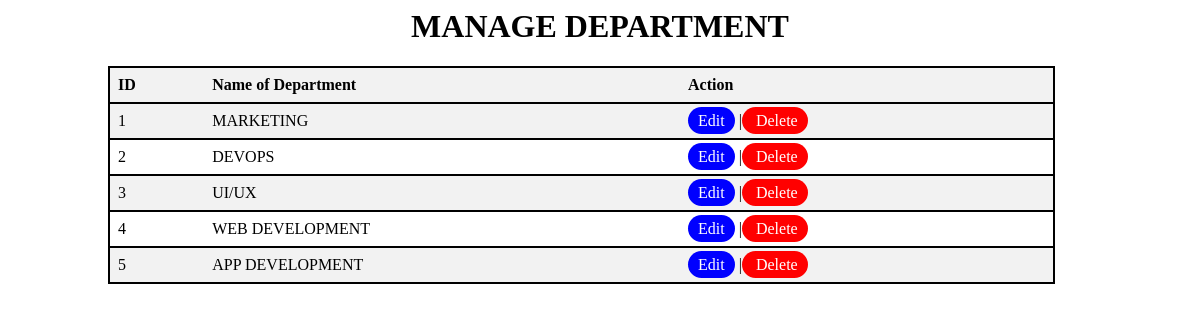
Page /admin/managedepart.php (signed in) on the committed database.
### tables this page shows
CREATE TABLE IF NOT EXISTS `department_tbl` (
  `id` int(11) NOT NULL AUTO_INCREMENT,
  `department_name` varchar(50) NOT NULL,
  `added_on` timestamp NOT NULL DEFAULT CURRENT_TIMESTAMP ON UPDATE CURRENT_TIMESTAMP,
  PRIMARY KEY (`id`)
);

### admin/managedepart.php (the view, shortened to what this page needs)
<head>
</head>
<?php
include"config.php";
$sql = "SELECT * FROM department_tbl";
$result = mysqli_query($conn, $sql);
if (mysqli_num_rows($result) > 0) {
    echo"<h1>MANAGE DEPARTMENT</h1>";
    echo "<table>";
    echo "<tr>
    <th>ID</th>
    <th>Name of Department</th>
    <th> Action</th>
    </tr>";
       while ($row = mysqli_fetch_assoc($result)) {
        echo "<tr>
        <td>".$row["id"]."</td>
        <td>".$row["department_name"]."</td>";
        echo "<td><span class='edit'><a href='edit_depart.php?id=".$row["id"]."'>Edit</a></span> |<span class='delete'> <a href='delete_depart.php?id=".$row["id"]."'>Delete</a></span></td>
        </tr>";
    }
    echo "</table>";
} else {
    echo "No data found";
}
?>

### admin/managedepart.php (style rules this page uses)
h1 { text-align: CENTER; align-content: center; }
table { border-collapse: collapse; border-spacing: 0; width: 80%; border: 2px solid; margin-left: 100px; }
th, td { text-align: left; padding: 8px; }
th { background-color: #f2f2f2; }
tr:nth-child(even) { background-color: #f2f2f2; border: 2px solid; }
a { text-decoration: none; color: white; padding: 5px; border-radius: 20px; }
.edit { background-color:blue ; padding: 5px; border-radius: 20px; }
.delete { background-color: red; padding: 5px; border-radius: 20px; }

### rows in the picture
department_tbl: id "1", department_name "MARKETING"
department_tbl: id "2", department_name "DEVOPS"
department_tbl: id "3", department_name "UI/UX"
department_tbl: id "4", department_name "WEB DEVELOPMENT"
department_tbl: id "5", department_name "APP DEVELOPMENT"
